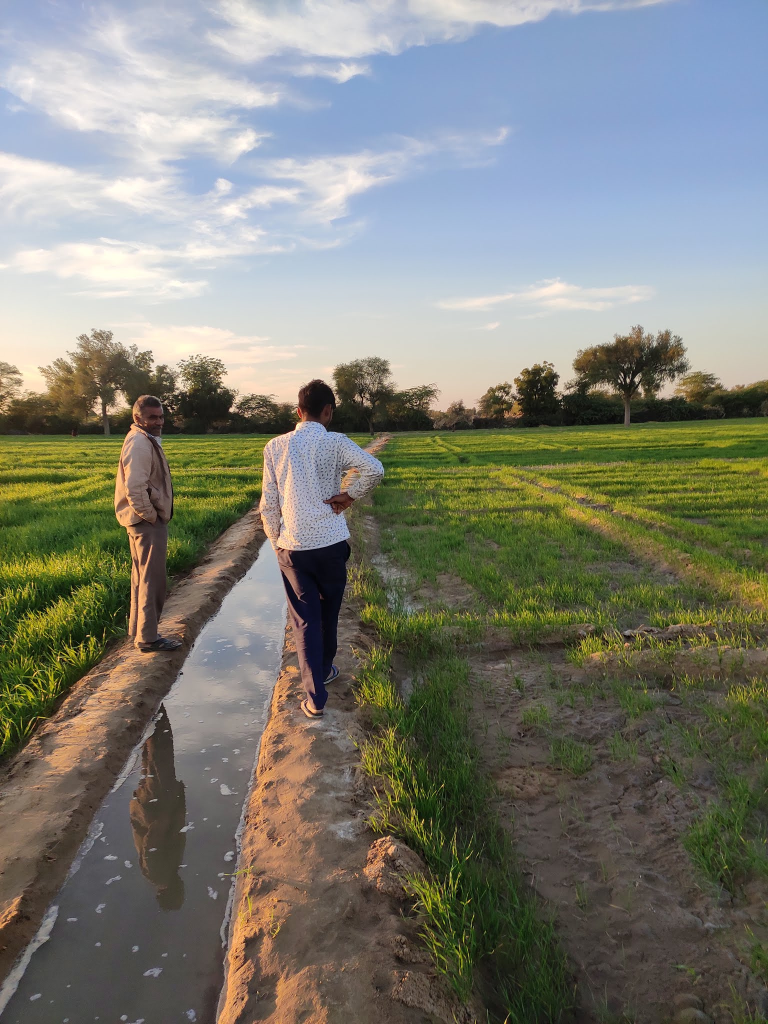
#> input picture Image Segmentation/1j.jpg, 1536 x 2048 px (shown at 1/2 size)
$ jupyter execute K-Means.ipynb
#> lines starting #> are read from the running program, lines starting #| are printed output that depends on the picture
[cell 1]
import cv2
import numpy as np
import matplotlib.pyplot as plt

img = cv2.imread('1j.jpg')
#> img is the input picture: shape (2048, 1536, 3); mean B, G, R 116.7, 126.6, 125.8
img  = cv2.resize(img, (800,600))
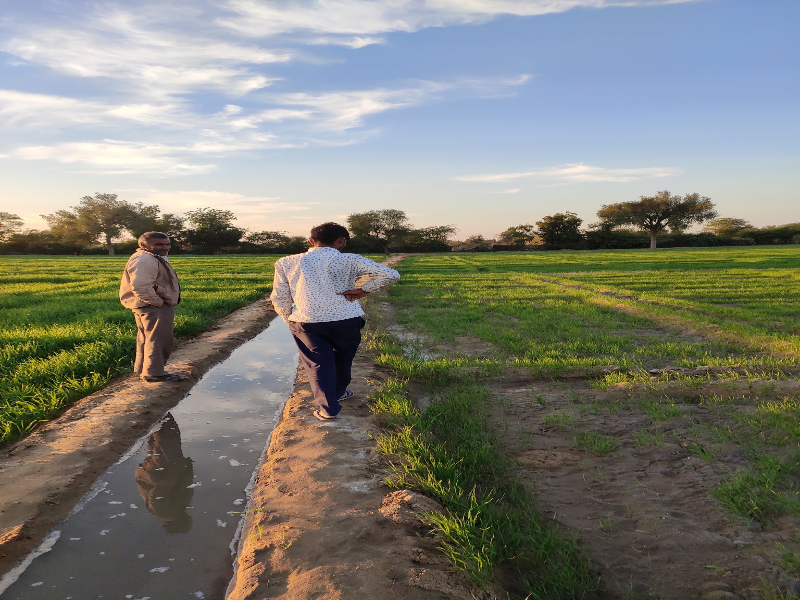
#> img: shape (600, 800, 3); mean B, G, R 116.6, 126.5, 125.7
img = cv2.cvtColor(img, cv2.COLOR_BGR2GRAY)
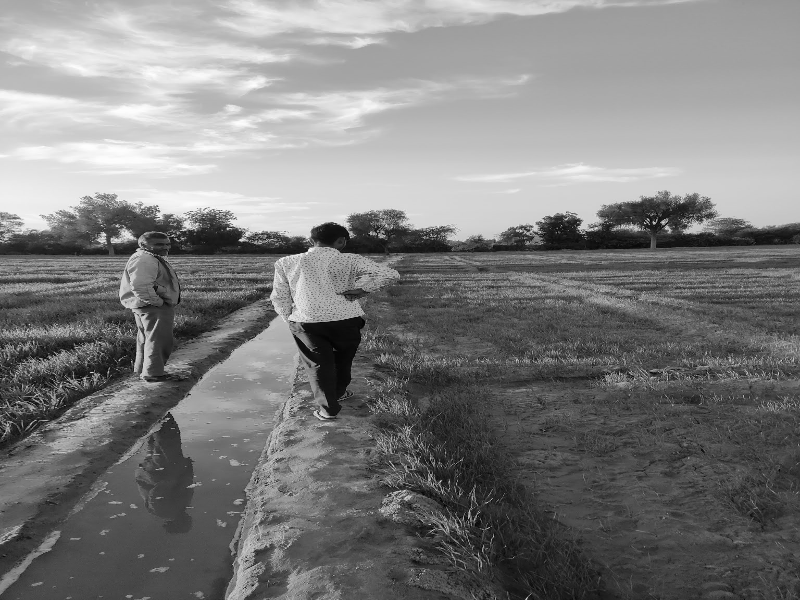
#> img: shape (600, 800); min 1, max 254, mean 125.2
img1 = img/255.0
img1 = img.reshape(-1,1)
img1.shape
#> Out = (480000, 1)

[cell 2]
from sklearn.cluster import KMeans
Model = KMeans(n_clusters = 8)
Model.fit(img1)

[cell 3]
Kmeans_Img = Model.cluster_centers_
Kmeans_Img = Kmeans_Img[Model.labels_]
Kmeans_Img = Kmeans_Img.reshape(img.shape)
#cv2.imshow('IMG',Kmeans_Img)
#cv2.waitKey(0)
plt.plot(figsize = (12,10))
plt.imshow(Kmeans_Img)
plt.axis('off')
plt.title('K = 8')
plt.savefig('8k.jpg')
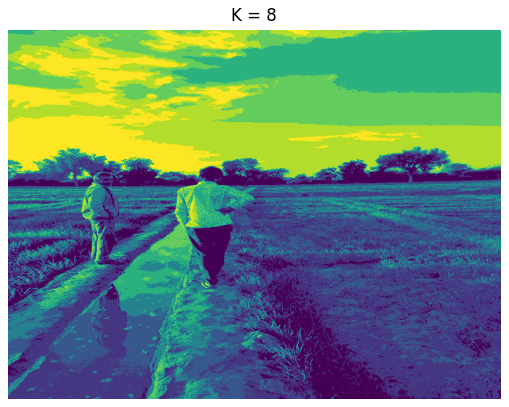
#> figure drawn by matplotlib, 1 panel
